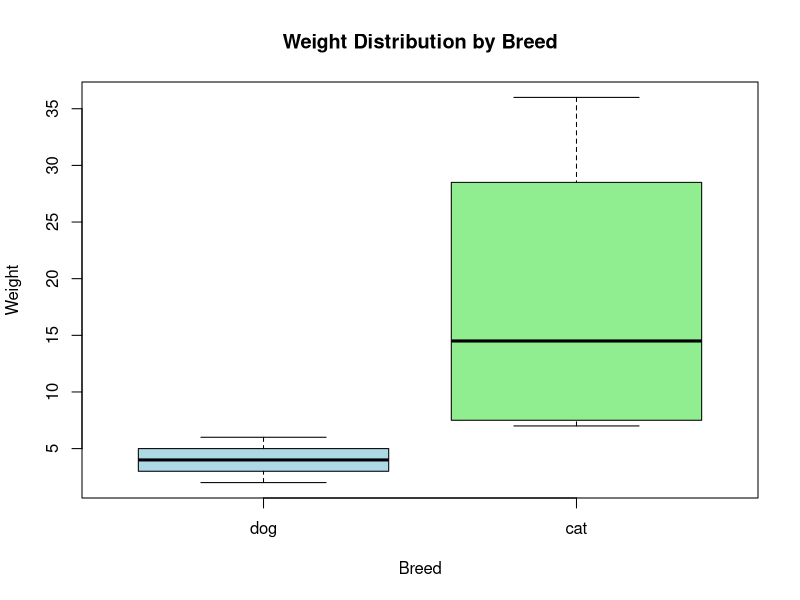

Source code (R):
pets <- data.frame(
  Name = c("Flipper", "Bromley", "Nox", "Orion", "Dagger", "Zizi", "Carrie"),
  Months_old = c(53, 19, 34, 41, 84, 140, 109),
  Size = c("medium", "small", "medium", "large", "small", "extra small", "large"),
  Weight = c(21, 8, 4, 6, 7, 2, 36),
  Breed = c("dog", "dog", "cat", "cat", "dog", "cat", "dog"),
  stringsAsFactors = TRUE   
)
print(pets)
#a & b 
levels(pets$Breed)
levels(pets$Breed) <- c("dog", "cat")
print(pets)
#c
# Method 11++++++9
9
9
pets$Weight
# Method 2
pets[, "Weight"]
#d
pets$Age_in_years <- pets$Months_old / 12
print(pets)
#e
table(pets$Breed, pets$Size)
#f
aggregate(Weight ~ Breed, data = pets, FUN = mean)
#g
boxplot(Weight ~ Breed, data = pets,
        main = "Weight Distribution by Breed",
        xlab = "Breed", ylab = "Weight",
        col = c("lightblue", "lightgreen"))
